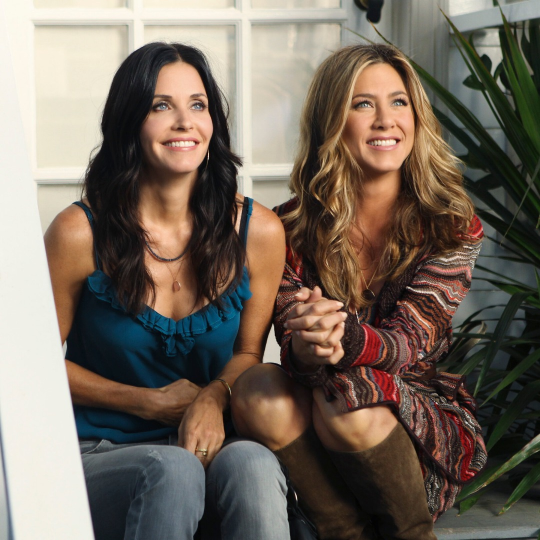
#> input picture img/test/all (1).png, 1080 x 1080 px, given as the content of the folder /Users/dareengamal/Desktop/haarcascade/Train, which was not available (shown at 1/2 size)
$ jupyter execute model.ipynb
#> lines starting #> are read from the running program, lines starting #| are printed output that depends on the picture; pictures that were not available may be replaced by others from this repository, and a replacement may not be noted
[cell 1]
import cv2
import numpy as np
from sklearn.model_selection import train_test_split
from sklearn.svm import SVC

# Define the paths to the training and testing datasets
train_path = '/Users/dareengamal/Desktop/imageproc/Test'
test_path = '/Users/dareengamal/Desktop/imageproc/Train'

import cv2
import os

# Set the path of the main folder containing subfolders of images
main_folder = '/Users/dareengamal/Desktop/haarcascade/Train'

# Load the Haar Cascade classifier for face detection
face_cascade = cv2.CascadeClassifier('haarcascade_frontalface_default.xml')

# Initialize lists for storing the images and labels
images = []
labels = []

# Loop through all the subfolders and images within the main folder
for root, dirs, files in os.walk(main_folder):
    for file in files:
        # Check if the file is an image file
        if file.endswith('.jpg') or file.endswith('.png'):
            # Get the label from the subfolder name
            label = os.path.basename(root)
            # Read the image and convert it to grayscale
            image = cv2.imread(os.path.join(root, file))
#> image is the input picture: shape (1080, 1080, 3); mean B, G, R 93.2, 104.8, 116.6
            gray = cv2.cvtColor(image, cv2.COLOR_BGR2GRAY)
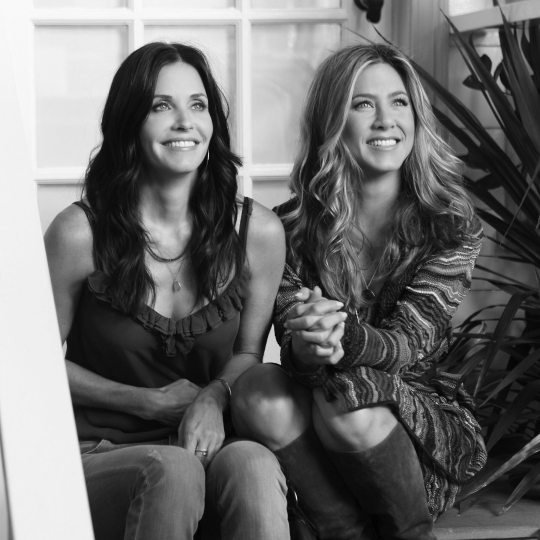
#> gray: shape (1080, 1080) (shown at 1/2 size); min 0, max 251, mean 107
            # Detect faces in the image
            faces = face_cascade.detectMultiScale(gray, scaleFactor=1.1, minNeighbors=5, minSize=(500, 500))
#> faces = ()
            for (x, y, w, h) in faces:
                # Draw a rectangle around the detected face
                cv2.rectangle(image, (x, y), (x+w, y+h), (0, 255, 0), 2)
                # Crop the image to only contain the detected face region
                face = image[y:y+h, x:x+w]
                # Resize the face to a fixed size for consistency
                face = cv2.resize(face, (500, 500))
               # Append the face and label to the images and labels lists
                images.append(face)
                labels.append(label)
                # Save the cropped face image to a file
                filename = f"{label}_{len(images)}.jpg"
                cv2.imwrite(filename, face)

                # Append the face and label to the images and labels lists
                images.append(face)
                labels.append(label)
                # Display the original image and the cropped face region
                cv2.imshow('Original Image', image)
                cv2.imshow('Cropped Face', face)
                cv2.waitKey(0)
#> this loop made 0 passes
#> after the loop, images = []; labels = []

# Close all windows
cv2.destroyAllWindows()


$ run again, on img/test/all (13).png
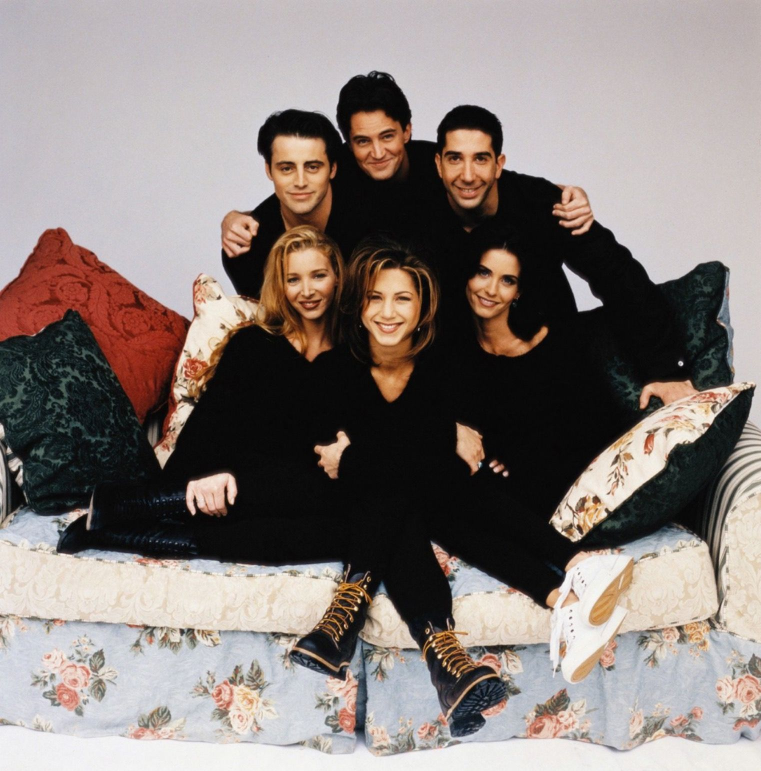
#> input picture img/test/all (13).png, 1522 x 1542 px, given as the content of the folder /Users/dareengamal/Desktop/haarcascade/Train, which was not available (shown at 1/2 size)
#> image is the input picture: shape (1542, 1522, 3); mean B, G, R 122.5, 126.4, 136.4
#> `gray = cv2.cvtColor(image, cv2.COLOR_BGR2GRAY)`:
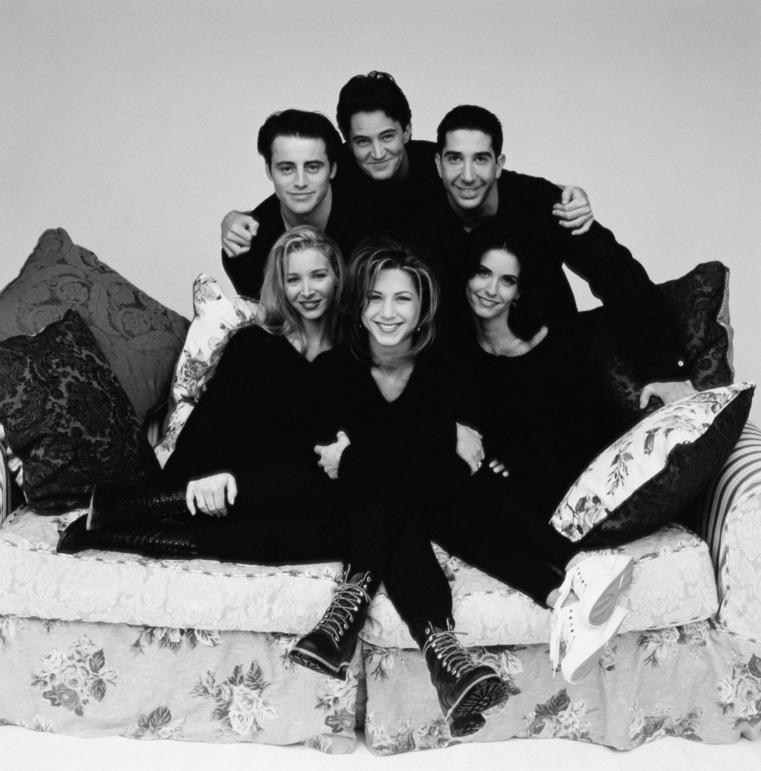
#> gray: shape (1542, 1522) (shown at 1/2 size); min 0, max 252, mean 128.9
#> faces = ()
#> after the loop `for (x, y, w, h) in faces:`: images = []

$ run again, on img/test/all (14).png
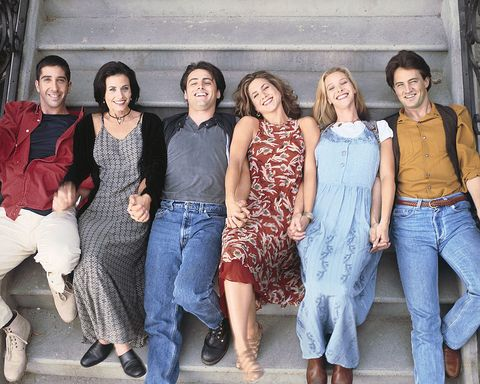
#> input picture img/test/all (14).png, 480 x 384 px, given as the content of the folder /Users/dareengamal/Desktop/haarcascade/Train, which was not available
#> image is the input picture: shape (384, 480, 3); mean B, G, R 137.4, 132.6, 140.8
#> `gray = cv2.cvtColor(image, cv2.COLOR_BGR2GRAY)`:
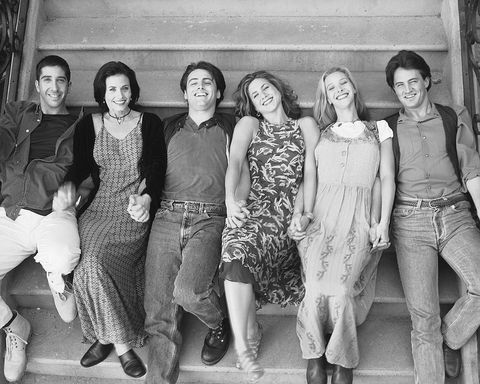
#> gray: shape (384, 480); min 0, max 255, mean 135.6
#> faces = ()
#> after the loop `for (x, y, w, h) in faces:`: images = []

$ run again, on img/test/all (15).png
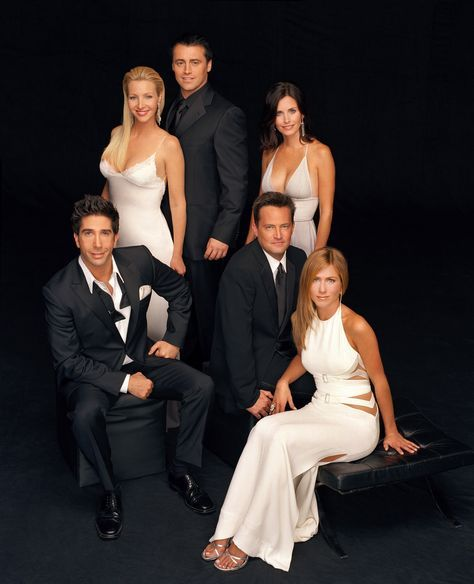
#> input picture img/test/all (15).png, 474 x 584 px, given as the content of the folder /Users/dareengamal/Desktop/haarcascade/Train, which was not available
#> image is the input picture: shape (584, 474, 3); mean B, G, R 45.9, 46.6, 53.4
#> `gray = cv2.cvtColor(image, cv2.COLOR_BGR2GRAY)`:
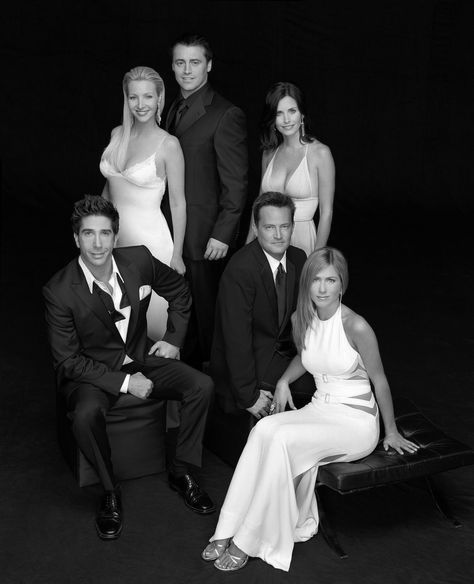
#> gray: shape (584, 474); min 0, max 255, mean 48.5
#> faces = ()
#> after the loop `for (x, y, w, h) in faces:`: images = []
